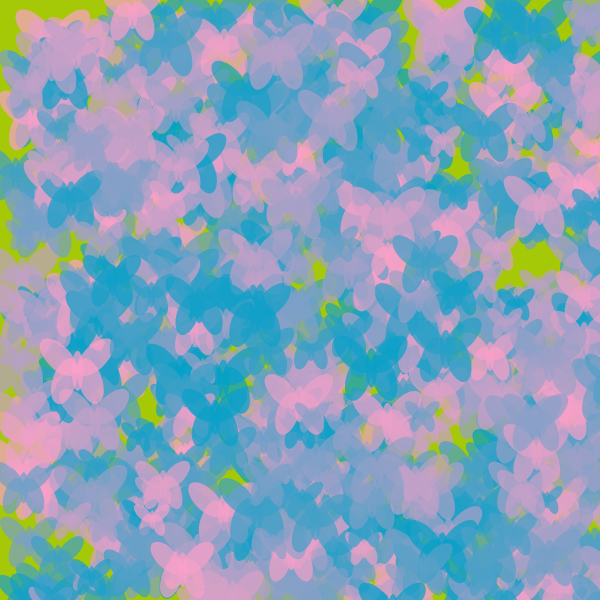
Frame 1 (no input)
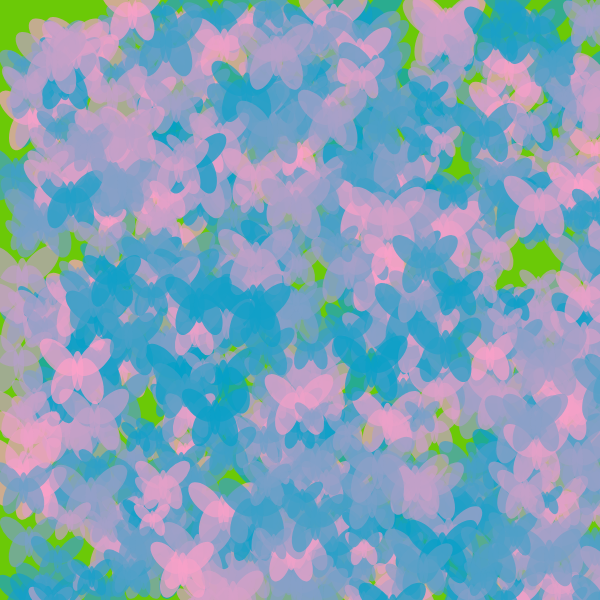
Frame 60 (no input)
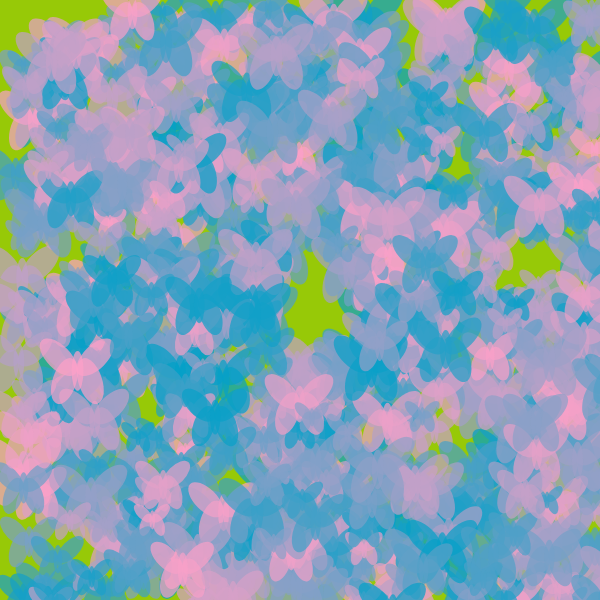
Frame 120 (the mouse pressed at the canvas centre since frame 60)

The p5.js sketch that drew these frames (run headless with seeded random() and noise() and a simulated clock; from frame 60 on, the mouse is pressed at the canvas centre):

// p5.js sketch
// ── sketch.js
let NUM_OF_PARTICLES = 3;
let particles = [];

function setup() {
  createCanvas(600, 600);

  for (let i = 0; i < NUM_OF_PARTICLES; i++) {
    particles[i] = new Particle(random(width), random(height));
  }
}

function draw() {
  background(50);

  for (let i = 0; i < particles.length; i++) {
    let p = particles[i];
    p.update();
    p.display();
    p.checkBounds();
  }
}

class Particle {
  constructor(startX, startY) {
    this.x = startX;
    this.y = startY;
    this.butterflyX = [];
    this.butterflyY = [];
    this.butterflySize = [];
    this.bfclr = [];
    this.bgclr = 167;
    this.bgchange = 1;
    this.butterflySpeed = 20;

    for (let i = 0; i < 800; i++) {
      this.butterflyX[i] = random(width);
      this.butterflyY[i] = random(height);
      this.butterflySize[i] = random(20, 50);
      this.bfclr[i] = random(0, 255);
    }
  }

  update() {
    this.bgclr -= this.bgchange;
    if (this.bgclr > 250 || this.bgclr < 100) {
      this.bgchange = -this.bgchange;
    }

    for (let k = 0; k < this.butterflyX.length; k += 1) {
      let d = dist(this.butterflyX[k], this.butterflyY[k], mouseX, mouseY);
      if (d < 50) {
        this.butterflyX[k] += 100 *noise(this.butterflySpeed);
        this.butterflyY[k] += 100 *noise( this.butterflySpeed);
        this.butterflySize[k] +=
          10 * noise(this.butterflySpeed);
        this.bfclr[k] -= 10 * noise(this.butterflySpeed);
      }
    }
  }

  display() {
    background(this.bgclr, 201, 7);
    push();
    // translate(this.x, this.y);

    for (let j = 0; j < this.butterflyX.length; j++) {
      this.drawButterfly(
        this.butterflyX[j],
        this.butterflyY[j],
        this.butterflySize[j],
        this.bfclr[j]
      );
    }

    pop();
  }
  checkBounds() {
  for (let m = this.butterflyX.length - 1; m >= 0; m-=1) {
    if (
      this.butterflyX[m] < 0 ||
      this.butterflyX[m] > width ||
      this.butterflyY[m] < 0 ||
      this.butterflyY[m] > height
    ) {
      this.butterflyX.splice(m, 1);
      this.butterflyY.splice(m, 1);
      this.butterflySize.splice(m, 1);
      this.bfclr.splice(m, 1);
    }
  }
}

  drawButterfly(x, y, butterflySize, bfclr) {
    noStroke();
    fill(bfclr, 160, 200, 180);

    push();
    translate(x, y);
    rotate(PI / 4);
    ellipse(0, 0, butterflySize, butterflySize / 2);
    pop();

    push();
    translate(x + butterflySize / 1.3, y);
    rotate(-PI / 4);
    ellipse(0, 0, butterflySize, butterflySize / 2);
    pop();

    push();
    translate(x + butterflySize / 8, y + butterflySize / 2);
    rotate((PI * 3) / 5);
    ellipse(0, 0, butterflySize, butterflySize / 2);
    pop();

    push();
    translate(x + butterflySize / 1.5, y + butterflySize / 2);
    rotate((-PI * 3) / 5);
    ellipse(0, 0, butterflySize, butterflySize / 2);
    pop();

    ellipse(
      x + butterflySize / 2.5,
      y + butterflySize / 3.5,
      butterflySize / 4,
      butterflySize / 1.2
    );
  }
}
